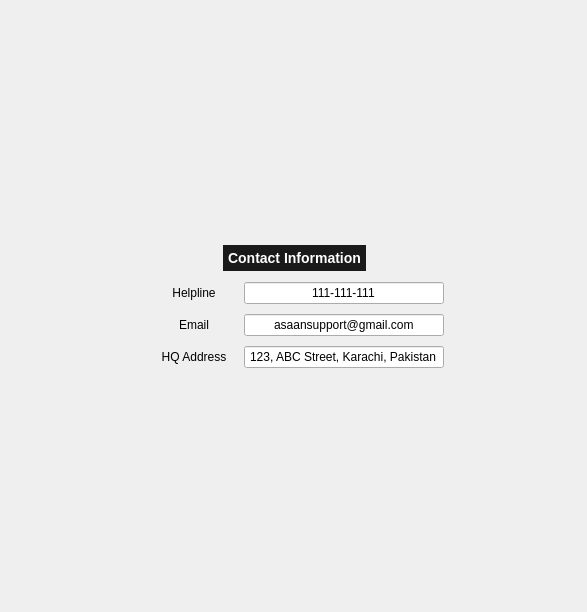
             <widget class="QWidget" name="SupportPage">
              <layout class="QGridLayout" name="gridLayout_20">
               <item row="0" column="2">
                <spacer name="verticalSpacer_24">
                 <property name="orientation">
                  <enum>Qt::Vertical</enum>
                 </property>
                 <property name="sizeHint" stdset="0">
                  <size>
                   <width>20</width>
                   <height>234</height>
                  </size>
                 </property>
                </spacer>
               </item>
               <item row="1" column="4">
                <spacer name="horizontalSpacer_58">
                 <property name="orientation">
                  <enum>Qt::Horizontal</enum>
                 </property>
                 <property name="sizeHint" stdset="0">
                  <size>
                   <width>132</width>
                   <height>20</height>
                  </size>
                 </property>
                </spacer>
               </item>
               <item row="1" column="0">
                <spacer name="horizontalSpacer_57">
                 <property name="orientation">
                  <enum>Qt::Horizontal</enum>
                 </property>
                 <property name="sizeHint" stdset="0">
                  <size>
                   <width>133</width>
                   <height>20</height>
                  </size>
                 </property>
                </spacer>
               </item>
               <item row="1" column="1" colspan="3">
                <layout class="QVBoxLayout" name="verticalLayout_15">
                 <property name="bottomMargin">
                  <number>0</number>
                 </property>
                 <item>
                  <layout class="QHBoxLayout" name="horizontalLayout_43">
                   <property name="bottomMargin">
                    <number>5</number>
                   </property>
                   <item>
                    <spacer name="horizontalSpacer_55">
                     <property name="orientation">
                      <enum>Qt::Horizontal</enum>
                     </property>
                     <property name="sizeHint" stdset="0">
                      <size>
                       <width>40</width>
                       <height>20</height>
                      </size>
                     </property>
                    </spacer>
                   </item>
                   <item>
                    <widget class="QLabel" name="label_37">
                     <property name="styleSheet">
                      <string notr="true">QLabel
{
	background-color: #1a1a1a;	
    color: #fff;
	font-size: 14px;
	font-weight: bold;
	border: none;
	border-radius: 25px;
	padding: 5px;
}</string>
                     </property>
                     <property name="text">
                      <string>Contact Information</string>
                     </property>
                     <property name="alignment">
                      <set>Qt::AlignCenter</set>
                     </property>
                    </widget>
                   </item>
                   <item>
                    <spacer name="horizontalSpacer_56">
                     <property name="orientation">
                      <enum>Qt::Horizontal</enum>
                     </property>
                     <property name="sizeHint" stdset="0">
                      <size>
                       <width>40</width>
                       <height>20</height>
                      </size>
                     </property>
                    </spacer>
                   </item>
                  </layout>
                 </item>
                 <item>
                  <layout class="QVBoxLayout" name="verticalLayout_12">
                   <property name="spacing">
                    <number>10</number>
                   </property>
                   <item>
                    <layout class="QHBoxLayout" name="horizontalLayout_39">
                     <property name="spacing">
                      <number>0</number>
                     </property>
                     <item>
                      <widget class="QLabel" name="label_31">
                       <property name="minimumSize">
                        <size>
                         <width>100</width>
                         <height>0</height>
                        </size>
                       </property>
                       <property name="maximumSize">
                        <size>
                         <width>100</width>
                         <height>16777215</height>
                        </size>
                       </property>
                       <property name="styleSheet">
                        <string notr="true">QLabel#label_20
{
	background-color: #ff3333;
	color: #fff;
	font-size: 14px;
	font-weight: bold;

}</string>
                       </property>
                       <property name="text">
                        <string>Helpline</string>
                       </property>
                       <property name="alignment">
                        <set>Qt::AlignCenter</set>
                       </property>
                      </widget>
                     </item>
                     <item>
                      <widget class="QLineEdit" name="SupportPage_helpline_le">
                       <property name="minimumSize">
                        <size>
                         <width>200</width>
                         <height>0</height>
                        </size>
                       </property>
                       <property name="text">
                        <string>111-111-111</string>
                       </property>
                       <property name="alignment">
                        <set>Qt::AlignCenter</set>
                       </property>
                       <property name="readOnly">
                        <bool>true</bool>
                       </property>
                      </widget>
                     </item>
                    </layout>
                   </item>
                   <item>
                    <layout class="QHBoxLayout" name="horizontalLayout_40">
                     <property name="spacing">
                      <number>0</number>
                     </property>
                     <item>
                      <widget class="QLabel" name="label_34">
                       <property name="minimumSize">
                        <size>
                         <width>100</width>
                         <height>0</height>
                        </size>
                       </property>
                       <property name="maximumSize">
                        <size>
                         <width>100</width>
                         <height>16777215</height>
                        </size>
                       </property>
                       <property name="styleSheet">
                        <string notr="true">QLabel#label_20
{
	background-color: #ff3333;
	color: #fff;
	font-size: 14px;
	font-weight: bold;

}</string>
                       </property>
                       <property name="text">
                        <string>Email</string>
                       </property>
                       <property name="scaledContents">
                        <bool>false</bool>
                       </property>
                       <property name="alignment">
                        <set>Qt::AlignCenter</set>
                       </property>
                      </widget>
                     </item>
                     <item>
                      <widget class="QLineEdit" name="SupportPage_email_le">
                       <property name="minimumSize">
                        <size>
                         <width>200</width>
                         <height>0</height>
                        </size>
                       </property>
                       <property name="text">
                        <string>asaansupport@gmail.com</string>
                       </property>
                       <property name="alignment">
                        <set>Qt::AlignCenter</set>
                       </property>
                       <property name="readOnly">
                        <bool>true</bool>
                       </property>
                      </widget>
                     </item>
                    </layout>
                   </item>
                   <item>
                    <layout class="QHBoxLayout" name="horizontalLayout_41">
                     <property name="spacing">
                      <number>0</number>
                     </property>
                     <item>
                      <widget class="QLabel" name="label_35">
                       <property name="minimumSize">
                        <size>
                         <width>100</width>
                         <height>0</height>
                        </size>
                       </property>
                       <property name="maximumSize">
                        <size>
                         <width>100</width>
                         <height>16777215</height>
                        </size>
                       </property>
                       <property name="styleSheet">
                        <string notr="true">QLabel#label_20
{
	background-color: #ff3333;
	color: #fff;
	font-size: 14px;
	font-weight: bold;

}</string>
                       </property>
                       <property name="text">
                        <string>HQ Address</string>
                       </property>
                       <property name="alignment">
                        <set>Qt::AlignCenter</set>
                       </property>
                      </widget>
                     </item>
                     <item>
                      <widget class="QLineEdit" name="SupportPage_address_le">
                       <property name="minimumSize">
                        <size>
                         <width>200</width>
                         <height>0</height>
                        </size>
                       </property>
                       <property name="text">
                        <string>123, ABC Street, Karachi, Pakistan</string>
                       </property>
                       <property name="alignment">
                        <set>Qt::AlignCenter</set>
                       </property>
                       <property name="readOnly">
                        <bool>true</bool>
                       </property>
                      </widget>
                     </item>
                    </layout>
                   </item>
                  </layout>
                 </item>
                </layout>
               </item>
               <item row="2" column="3">
                <spacer name="verticalSpacer_25">
                 <property name="orientation">
                  <enum>Qt::Vertical</enum>
                 </property>
                 <property name="sizeHint" stdset="0">
                  <size>
                   <width>20</width>
                   <height>233</height>
                  </size>
                 </property>
                </spacer>
               </item>
              </layout>
             </widget>
